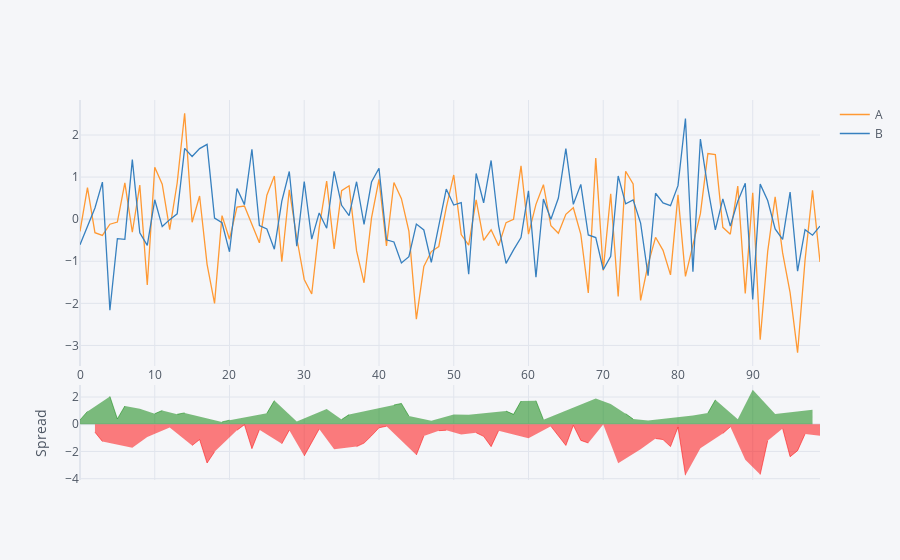

Notebook cell for this chart:
### Markdown cell above
### Spread Plot

### Code cell
df[['A','B']].iplot(kind='spread')

### Figure 1 — Plotly figure (JSON) as saved in the notebook; plotly's stock layout.template omitted (floating-point values rounded to 4 significant figures)
{"data": [{"line": {"color": "rgba(255, 153, 51, 1.0)", "dash": "solid", "shape": "linear", "width": 1.3}, "mode": "lines", "name": "A", "text": "", "type": "scatter", "x": [0, 1, 2, 3, 4, 5, 6, 7, 8, 9, 10, 11, 12, 13, 14, 15, 16, 17, 18, 19, 20, 21, 22, 23, 24, 25, 26, 27, 28, 29, 30, 31, 32, 33, 34, 35, 36, 37, 38, 39, 40, 41, 42, 43, 44, 45, 46, 47, 48, 49, 50, 51, 52, 53, 54, 55, 56, 57, 58, 59, 60, 61, 62, 63, 64, 65, 66, 67, 68, 69, 70, 71, 72, 73, 74, 75, 76, 77, 78, 79, 80, 81, 82, 83, 84, 85, 86, 87, 88, 89, 90, 91, 92, 93, 94, 95, 96, 97, 98, 99], "y": [-0.2909, 0.7522, -0.3202, -0.3843, -0.1193, -0.06817, 0.8623, -0.3106, 0.8126, -1.564, 1.236, 0.8324, -0.2462, 0.86, 2.516, -0.07276, 0.5513, -1.073, -2.0, 0.08475, -0.4753, 0.285, 0.3128, -0.1336, -0.5614, 0.5684, 1.025, -1.01, 0.699, -0.447, -1.432, -1.779, -0.2013, 0.9059, -0.7069, 0.677, 0.794, -0.7538, -1.511, 0.03241, 0.9457, -0.6362, 0.8719, 0.4866, -0.2858, -2.375, -1.123, -0.7693, -0.6486, 0.2727, 1.05, -0.3653, -0.6162, 0.4587, -0.5019, -0.2515, -0.6317, -0.08223, -0.003692, 1.266, -0.356, 0.3526, 0.8185, -0.1561, -0.3355, 0.116, 0.2713, -0.3605, -1.753, 1.45, -1.217, 0.6034, -1.838, 1.138, 0.8394, -1.929, -1.073, -0.4304, -0.74, -1.323, 0.5787, -1.358, -0.6022, 0.1313, 1.559, 1.535, -0.1937, -0.3557, 0.7849, -1.762, 0.6267, -2.865, -0.7705, 0.528, -0.8005, -1.743, -3.172, -0.9725, 0.6848, -1.018]}, {"line": {"color": "rgba(55, 128, 191, 1.0)", "dash": "solid", "shape": "linear", "width": 1.3}, "mode": "lines", "name": "B", "text": "", "type": "scatter", "x": [0, 1, 2, 3, 4, 5, 6, 7, 8, 9, 10, 11, 12, 13, 14, 15, 16, 17, 18, 19, 20, 21, 22, 23, 24, 25, 26, 27, 28, 29, 30, 31, 32, 33, 34, 35, 36, 37, 38, 39, 40, 41, 42, 43, 44, 45, 46, 47, 48, 49, 50, 51, 52, 53, 54, 55, 56, 57, 58, 59, 60, 61, 62, 63, 64, 65, 66, 67, 68, 69, 70, 71, 72, 73, 74, 75, 76, 77, 78, 79, 80, 81, 82, 83, 84, 85, 86, 87, 88, 89, 90, 91, 92, 93, 94, 95, 96, 97, 98, 99], "y": [-0.6057, -0.1893, 0.2669, 0.8802, -2.164, -0.4615, -0.4775, 1.416, -0.3253, -0.6235, 0.4611, -0.176, -0.01049, 0.1271, 1.682, 1.49, 1.677, 1.777, 0.02482, -0.08491, -0.7746, 0.7282, 0.346, 1.661, -0.1526, -0.2337, -0.7121, 0.4279, 1.133, -0.6413, 0.8956, -0.4727, 0.1484, -0.2135, 1.135, 0.3304, 0.08668, 0.8892, -0.1247, 0.8827, 1.209, -0.4896, -0.5408, -1.041, -0.8895, -0.1154, -0.2566, -1.025, -0.1751, 0.7157, 0.3365, 0.3923, -1.307, 1.086, 0.3897, 1.395, -0.1548, -1.049, -0.7285, -0.4364, 0.6725, -1.379, 0.4807, -0.00175, 0.5018, 1.677, 0.3537, 0.8267, -0.3749, -0.4354, -1.201, -0.8799, 1.027, 0.3647, 0.4596, -0.09155, -1.34, 0.6166, 0.3879, 0.3206, 0.7972, 2.39, -1.249, 1.903, 0.7364, -0.255, 0.4817, -0.164, 0.4242, 0.8553, -1.906, 0.8331, 0.4435, -0.2302, -0.4811, 0.6445, -1.233, -0.2487, -0.3812, -0.1633]}, {"connectgaps": false, "fill": "tozeroy", "line": {"color": "green", "dash": "solid", "shape": "linear", "width": 0.5}, "mode": "lines", "name": "Spread", "showlegend": false, "type": "scatter", "x": [0, 1, 2, 3, 4, 5, 6, 7, 8, 9, 10, 11, 12, 13, 14, 15, 16, 17, 18, 19, 20, 21, 22, 23, 24, 25, 26, 27, 28, 29, 30, 31, 32, 33, 34, 35, 36, 37, 38, 39, 40, 41, 42, 43, 44, 45, 46, 47, 48, 49, 50, 51, 52, 53, 54, 55, 56, 57, 58, 59, 60, 61, 62, 63, 64, 65, 66, 67, 68, 69, 70, 71, 72, 73, 74, 75, 76, 77, 78, 79, 80, 81, 82, 83, 84, 85, 86, 87, 88, 89, 90, 91, 92, 93, 94, 95, 96, 97, 98, 99], "xaxis": "x2", "y": [0.3149, 0.9415, "", "", 2.044, 0.3933, 1.34, "", 1.138, "", 0.7745, 1.008, "", 0.7329, 0.8335, "", "", "", "", 0.1697, 0.2992, "", "", "", "", 0.8021, 1.737, "", "", 0.1943, "", "", "", 1.119, "", 0.3466, 0.7073, "", "", "", "", "", 1.413, 1.528, 0.6038, "", "", 0.2557, "", "", 0.7137, "", 0.6907, "", "", "", "", 0.9668, 0.7248, 1.703, "", 1.731, 0.3378, "", "", "", "", "", "", 1.886, "", 1.483, "", 0.7733, 0.3799, "", 0.2672, "", "", "", "", "", 0.6472, "", 0.823, 1.79, "", "", 0.3607, "", 2.533, "", "", 0.7582, "", "", "", "", 1.066, ""], "yaxis": "y2"}, {"connectgaps": false, "fill": "tozeroy", "line": {"color": "red", "dash": "solid", "shape": "linear", "width": 0.5}, "mode": "lines", "name": "Spread", "showlegend": false, "type": "scatter", "x": [0, 1, 2, 3, 4, 5, 6, 7, 8, 9, 10, 11, 12, 13, 14, 15, 16, 17, 18, 19, 20, 21, 22, 23, 24, 25, 26, 27, 28, 29, 30, 31, 32, 33, 34, 35, 36, 37, 38, 39, 40, 41, 42, 43, 44, 45, 46, 47, 48, 49, 50, 51, 52, 53, 54, 55, 56, 57, 58, 59, 60, 61, 62, 63, 64, 65, 66, 67, 68, 69, 70, 71, 72, 73, 74, 75, 76, 77, 78, 79, 80, 81, 82, 83, 84, 85, 86, 87, 88, 89, 90, 91, 92, 93, 94, 95, 96, 97, 98, 99], "xaxis": "x2", "y": ["", "", -0.5871, -1.264, "", "", "", -1.727, "", -0.9406, "", "", -0.2357, "", "", -1.562, -1.126, -2.85, -2.025, "", "", -0.4432, -0.03324, -1.795, -0.4088, "", "", -1.438, -0.4341, "", -2.327, -1.306, -0.3498, "", -1.842, "", "", -1.643, -1.386, -0.8503, -0.2638, -0.1466, "", "", "", -2.26, -0.8663, "", -0.4736, -0.443, "", -0.7576, "", -0.6268, -0.8917, -1.646, -0.477, "", "", "", -1.029, "", "", -0.1543, -0.8373, -1.561, -0.08243, -1.187, -1.378, "", -0.0163, "", -2.865, "", "", -1.838, "", -1.047, -1.128, -1.643, -0.2185, -3.748, "", -1.772, "", "", -0.6754, -0.1917, "", -2.617, "", -3.698, -1.214, "", -0.3194, -2.388, -1.939, -0.7238, "", -0.8544], "yaxis": "y2"}], "layout": {"hovermode": "x", "legend": {"bgcolor": "#F5F6F9", "font": {"color": "#4D5663"}}, "paper_bgcolor": "#F5F6F9", "plot_bgcolor": "#F5F6F9", "title": {"font": {"color": "#4D5663"}}, "xaxis": {"gridcolor": "#E1E5ED", "showgrid": true, "tickfont": {"color": "#4D5663"}, "title": {"font": {"color": "#4D5663"}, "text": ""}, "zerolinecolor": "#E1E5ED"}, "xaxis2": {"anchor": "y2", "gridcolor": "#E1E5ED", "showgrid": true, "showticklabels": false, "tickfont": {"color": "#4D5663"}, "title": {"font": {"color": "#4D5663"}, "text": ""}, "zerolinecolor": "#E1E5ED"}, "yaxis": {"domain": [0.3, 1], "gridcolor": "#E1E5ED", "showgrid": true, "tickfont": {"color": "#4D5663"}, "title": {"font": {"color": "#4D5663"}, "text": ""}, "zerolinecolor": "#E1E5ED"}, "yaxis2": {"domain": [0, 0.25], "gridcolor": "#E1E5ED", "showgrid": true, "tickfont": {"color": "#4D5663"}, "title": {"font": {"color": "#4D5663"}, "text": "Spread"}, "zerolinecolor": "#E1E5ED"}}}
